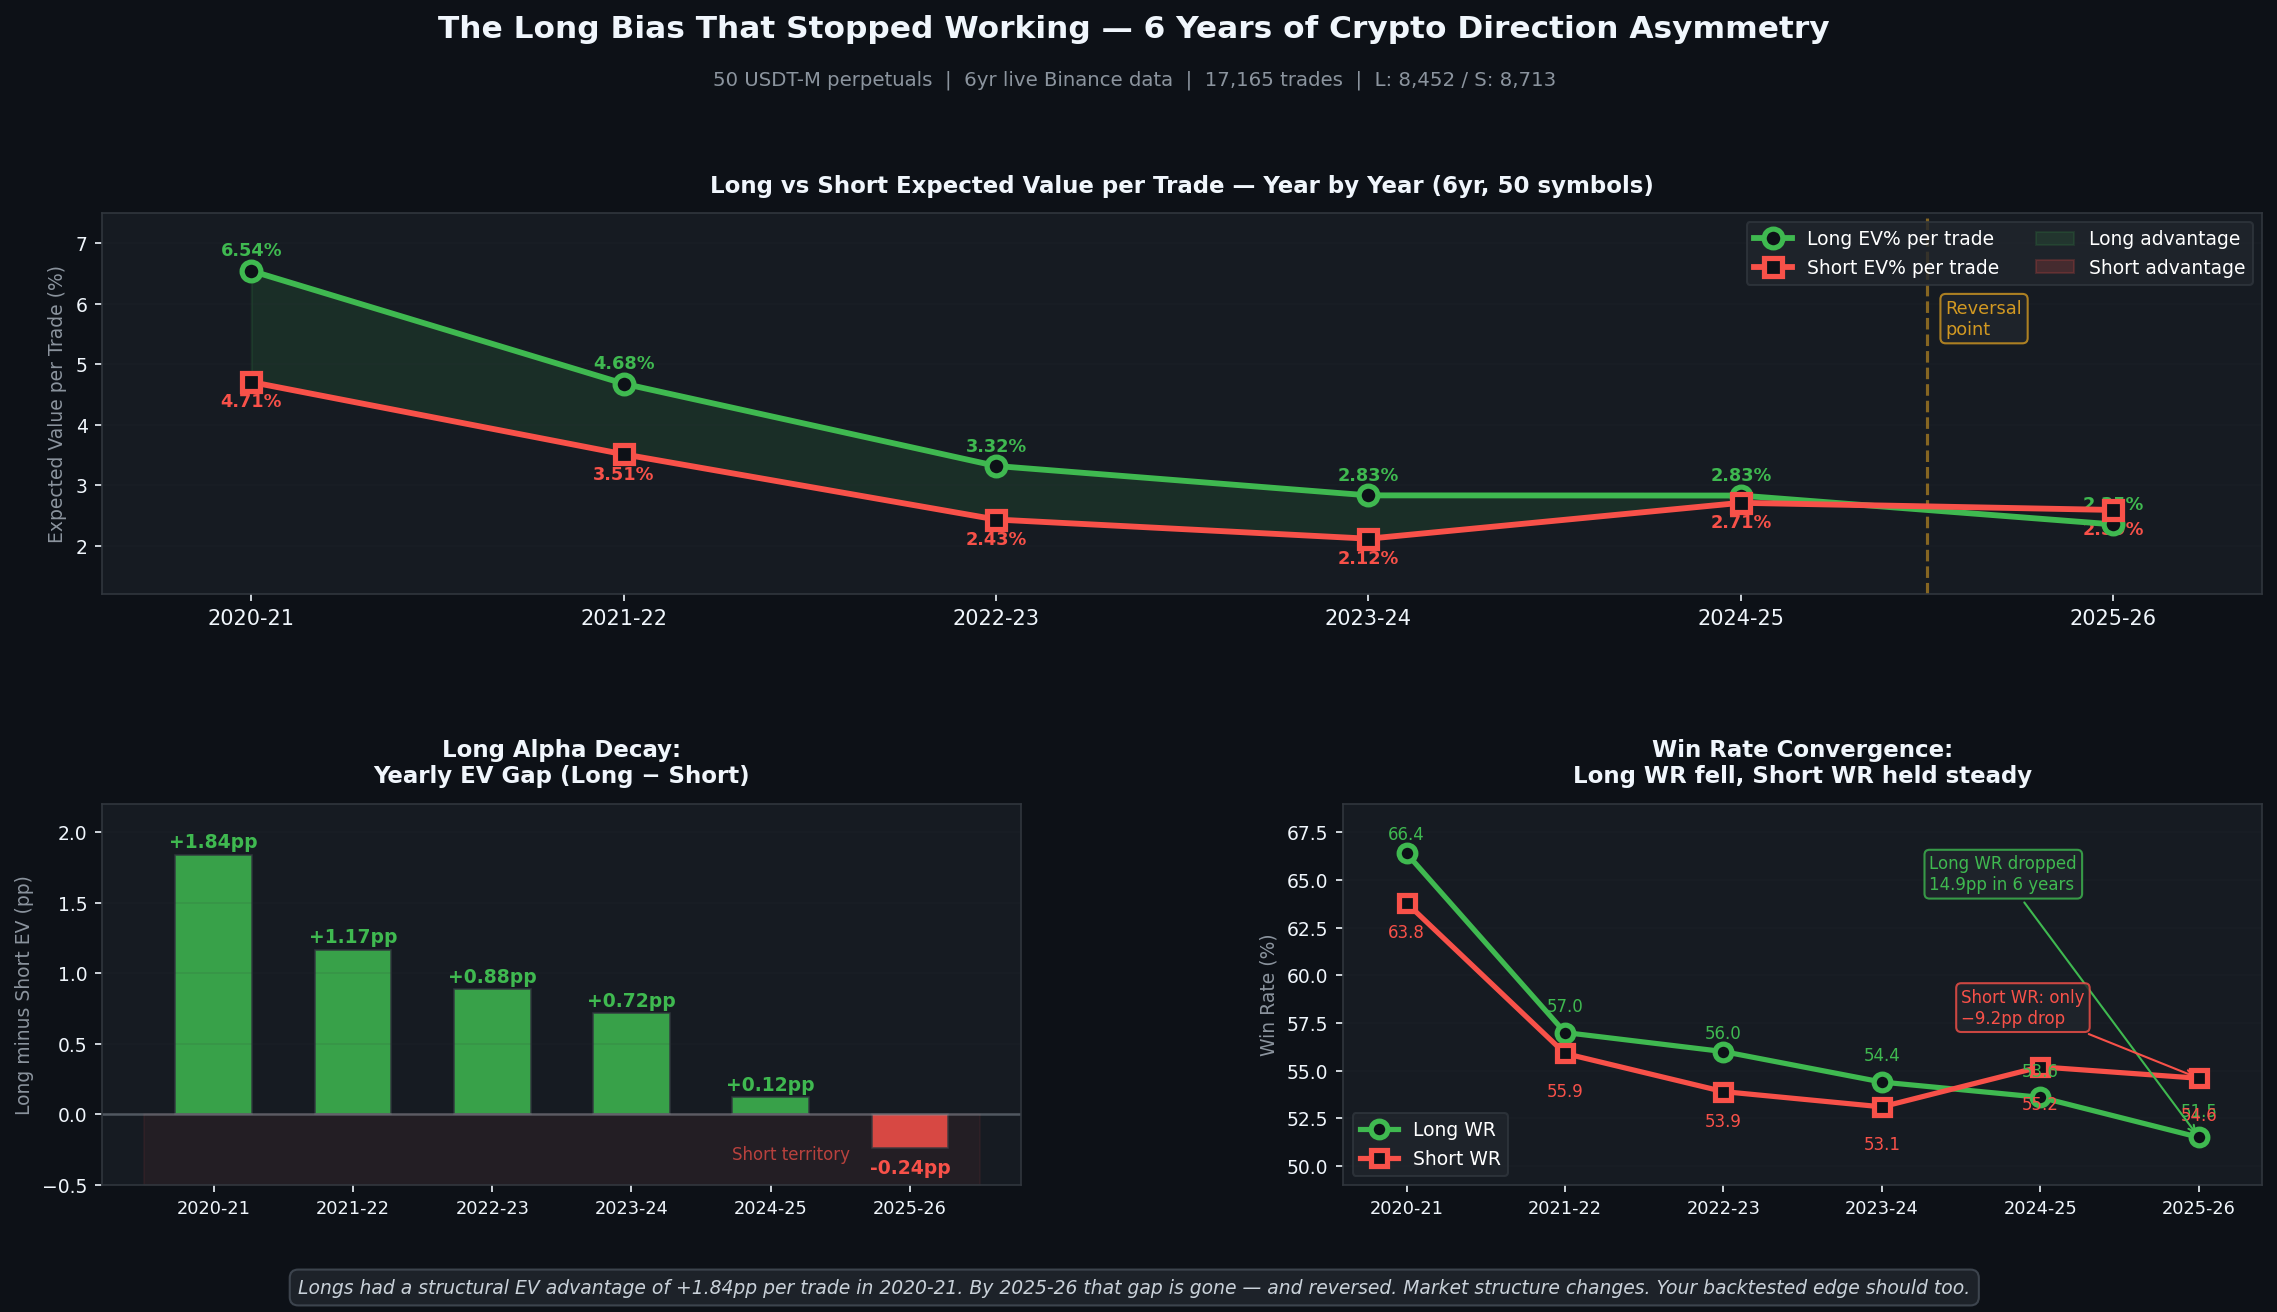

Generate this figure with Python:
"""
Quant Insight #003 — The Long Bias That Stopped Working
=========================================================
Research base: direction asymmetry analysis (2026-02-21), commit 614a449
Data: 6yr USDT-M futures, 50 symbols, 17,165 trades

Key finding: Long positions had +25% EV advantage in 2020-21.
By 2025-26 that advantage fully reversed — shorts now outperform.
"""
from pathlib import Path
import numpy as np
import matplotlib.pyplot as plt
import matplotlib.patches as mpatches
from matplotlib.lines import Line2D

BG_DARK   = '#0d1117'
BG_CARD   = '#161b22'
BG_BORDER = '#30363d'
TEXT_MAIN = '#f0f6fc'
TEXT_SUB  = '#8b949e'
GREEN     = '#3fb950'
RED       = '#f85149'
ACCENT    = '#58a6ff'
ORANGE    = '#d29922'
PURPLE    = '#bc8cff'

# ── Data from direction asymmetry research (2026-02-21) ──────────────────────
years = ['2020-21', '2021-22', '2022-23', '2023-24', '2024-25', '2025-26']
long_ev  = np.array([6.544, 4.679, 3.319, 2.833, 2.830, 2.353])
short_ev = np.array([4.706, 3.512, 2.434, 2.117, 2.710, 2.592])
gap      = long_ev - short_ev       # positive = Long wins, negative = Short wins
long_pf  = np.array([2.62, 1.70, 1.52, 1.52, 1.49, 1.39])
short_pf = np.array([2.14, 1.49, 1.33, 1.36, 1.44, 1.40])
long_wr  = np.array([66.4, 57.0, 56.0, 54.4, 53.6, 51.5])
short_wr = np.array([63.8, 55.9, 53.9, 53.1, 55.2, 54.6])

x = np.arange(len(years))

plt.style.use('dark_background')
fig = plt.figure(figsize=(16, 9))
fig.patch.set_facecolor(BG_DARK)

gs = fig.add_gridspec(2, 2, hspace=0.55, wspace=0.35,
                      top=0.81, bottom=0.09, left=0.07, right=0.97)
ax1 = fig.add_subplot(gs[0, :])   # EV% per year — full width
ax2 = fig.add_subplot(gs[1, 0])   # L-S gap bar
ax3 = fig.add_subplot(gs[1, 1])   # WR convergence

for ax in [ax1, ax2, ax3]:
    ax.set_facecolor(BG_CARD)
    ax.tick_params(colors=TEXT_MAIN, labelsize=9)
    for spine in ax.spines.values():
        spine.set_edgecolor(BG_BORDER)
    ax.title.set_color(TEXT_MAIN)
    ax.xaxis.label.set_color(TEXT_SUB)
    ax.yaxis.label.set_color(TEXT_SUB)

# ── Chart 1: EV% per year (Long vs Short) ────────────────────────────────────
ax1.plot(x, long_ev,  color=GREEN, lw=2.8, marker='o', markersize=9,
         markerfacecolor=BG_DARK, markeredgewidth=2.5, label='Long EV% per trade', zorder=5)
ax1.plot(x, short_ev, color=RED,   lw=2.8, marker='s', markersize=9,
         markerfacecolor=BG_DARK, markeredgewidth=2.5, label='Short EV% per trade', zorder=5)

# shaded gap
ax1.fill_between(x, long_ev, short_ev,
                 where=(long_ev >= short_ev), alpha=0.12, color=GREEN, label='Long advantage')
ax1.fill_between(x, long_ev, short_ev,
                 where=(long_ev < short_ev),  alpha=0.18, color=RED,   label='Short advantage')

# value labels — long above, short below, avoid overlap at last points
for i, (l, s) in enumerate(zip(long_ev, short_ev)):
    ax1.text(i, l + 0.18, f'{l:.2f}%', ha='center', fontsize=8.5, color=GREEN,
             fontweight='bold', va='bottom')
    ax1.text(i, s - 0.18, f'{s:.2f}%', ha='center', fontsize=8.5, color=RED,
             fontweight='bold', va='top')

# reversal annotation
ax1.axvline(4.5, color=ORANGE, ls='--', lw=1.5, alpha=0.6)
ax1.text(4.55, 5.5, 'Reversal\npoint', color=ORANGE, fontsize=8.5,
         bbox=dict(boxstyle='round,pad=0.3', facecolor='#21262d', edgecolor=ORANGE, alpha=0.8))

ax1.set_xticks(x)
ax1.set_xticklabels(years, fontsize=10)
ax1.set_ylabel('Expected Value per Trade (%)', fontsize=9)
ax1.set_ylim(1.2, 7.5)
ax1.set_title('Long vs Short Expected Value per Trade — Year by Year (6yr, 50 symbols)',
              fontsize=11, fontweight='bold', pad=10)
legend = ax1.legend(fontsize=9, facecolor='#21262d', edgecolor=BG_BORDER, loc='upper right', ncol=2)
ax1.grid(axis='y', alpha=0.12, color=BG_BORDER)
ax1.set_xlim(-0.4, len(x) - 0.6)

# ── Chart 2: L-S gap bar ─────────────────────────────────────────────────────
bar_colors = [GREEN if g > 0 else RED for g in gap]
bars = ax2.bar(x, gap, color=bar_colors, alpha=0.85, edgecolor=BG_BORDER, linewidth=0.8, width=0.55)
ax2.axhline(0, color=TEXT_SUB, lw=1.2, alpha=0.5)
for b, g in zip(bars, gap):
    ypos = g + 0.05 if g >= 0 else g - 0.18
    ax2.text(b.get_x() + b.get_width()/2, ypos, f'{g:+.2f}pp',
             ha='center', fontsize=9, fontweight='bold',
             color=GREEN if g >= 0 else RED)

ax2.fill_between(np.linspace(-0.5, len(x)-0.5, 100), 0, -0.5,
                 alpha=0.06, color=RED)
ax2.text(len(x)*0.62, -0.32, 'Short territory', color=RED, fontsize=8, alpha=0.7)

ax2.set_xticks(x)
ax2.set_xticklabels(years, fontsize=8.5)
ax2.set_ylabel('Long minus Short EV (pp)', fontsize=9)
ax2.set_title('Long Alpha Decay:\nYearly EV Gap (Long − Short)', fontsize=11,
              fontweight='bold', pad=10)
ax2.set_ylim(-0.5, 2.2)
ax2.grid(axis='y', alpha=0.12, color=BG_BORDER)

# ── Chart 3: WR convergence ───────────────────────────────────────────────────
ax3.plot(x, long_wr,  color=GREEN, lw=2.5, marker='o', markersize=8,
         markerfacecolor=BG_DARK, markeredgewidth=2.5, label='Long WR')
ax3.plot(x, short_wr, color=RED,   lw=2.5, marker='s', markersize=8,
         markerfacecolor=BG_DARK, markeredgewidth=2.5, label='Short WR')

for i, (l, s) in enumerate(zip(long_wr, short_wr)):
    # long above, short below — at yr5/6 gap narrows so push further apart
    gap_wr = l - s
    long_offset = +0.5 if gap_wr > 1.5 else +0.9
    short_offset = -1.1 if gap_wr > 1.5 else -1.5
    ax3.text(i, l + long_offset,  f'{l:.1f}', ha='center', fontsize=8, color=GREEN, va='bottom')
    ax3.text(i, s + short_offset, f'{s:.1f}', ha='center', fontsize=8, color=RED,   va='top')

ax3.set_xticks(x)
ax3.set_xticklabels(years, fontsize=8.5)
ax3.set_ylabel('Win Rate (%)', fontsize=9)
ax3.set_title('Win Rate Convergence:\nLong WR fell, Short WR held steady',
              fontsize=11, fontweight='bold', pad=10)
ax3.legend(fontsize=9, facecolor='#21262d', edgecolor=BG_BORDER)
ax3.set_ylim(49, 69)
ax3.grid(axis='y', alpha=0.12, color=BG_BORDER)
ax3.set_xlim(-0.4, len(x) - 0.6)

# key annotation on WR chart
ax3.annotate('Long WR dropped\n14.9pp in 6 years',
             xy=(5, 51.5), xytext=(3.3, 64.5),
             fontsize=8, color=GREEN,
             arrowprops=dict(arrowstyle='->', color=GREEN, lw=1),
             bbox=dict(boxstyle='round,pad=0.3', facecolor='#21262d', edgecolor=GREEN, alpha=0.8))
ax3.annotate('Short WR: only\n−9.2pp drop',
             xy=(5, 54.6), xytext=(3.5, 57.5),
             fontsize=8, color=RED,
             arrowprops=dict(arrowstyle='->', color=RED, lw=1),
             bbox=dict(boxstyle='round,pad=0.3', facecolor='#21262d', edgecolor=RED, alpha=0.8))

# Title & footer
fig.text(0.5, 0.94, 'The Long Bias That Stopped Working — 6 Years of Crypto Direction Asymmetry',
         ha='center', fontsize=15, fontweight='bold', color=TEXT_MAIN)
fig.text(0.5, 0.905,
         '50 USDT-M perpetuals  |  6yr live Binance data  |  17,165 trades  |  L: 8,452 / S: 8,713',
         ha='center', fontsize=9.5, color=TEXT_SUB)
fig.text(0.5, 0.01,
         'Longs had a structural EV advantage of +1.84pp per trade in 2020-21. '
         'By 2025-26 that gap is gone — and reversed. '
         'Market structure changes. Your backtested edge should too.',
         ha='center', fontsize=9, color='#c9d1d9', style='italic',
         bbox=dict(boxstyle='round,pad=0.45', facecolor='#21262d', edgecolor='#444c56', alpha=0.85))

out = Path(__file__).parent / "post_003_long_short_reversal.png"
plt.savefig(out, dpi=150, bbox_inches='tight', facecolor=BG_DARK)
print(f"Saved -> {out}")
plt.close()
